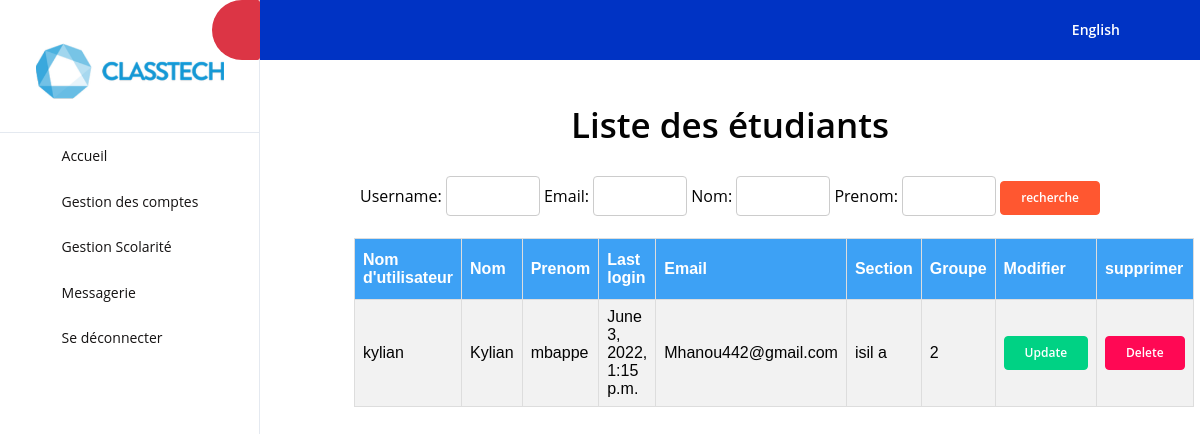
The page /gestionetd/ on the database its author committed.
### gestion/models.py (models this page shows, shortened)
class etudiant(models.Model):
    user=models.OneToOneField(user, on_delete=models.CASCADE)
    section=models.ForeignKey("section", on_delete=models.CASCADE,blank=True)
    groupe=models.IntegerField( validators=[MinValueValidator(1),MaxValueValidator(6)],blank=True)

class user(AbstractUser):
    is_etudiant=models.BooleanField(default=False)
    is_enseignant=models.BooleanField(default=False)
    email=models.EmailField(max_length=254)
    is_email_verified=models.BooleanField(default=False)
    nom=models.CharField(max_length=50)
    prenom=models.CharField(max_length=50)

class section (models.Model):
    nom=models.CharField(max_length=20)
    faculte=models.ForeignKey("faculte", on_delete=models.CASCADE)
    def __str__(self):
        return self.nom

### gestion/views.py (the view)
# urls.py: path('gestionetd/',gestionetd,name='gestionetd'),
def gestionetd(request):
    etd=user.objects.filter(is_etudiant=True)
    etf=etudiant.objects.all()
    myfilter=userfilter(request.GET ,queryset=etd)
    etd=myfilter.qs
    return render(request,'gestion/gestionetd.html',{'etd':etd,'etf':etf,'myfilter':myfilter})

### gestion/templates/gestion/gestionetd.html (shortened to what this page needs)
{% load static %}
<!DOCTYPE html>
<html lang="en">
  <head>
    <link rel="stylesheet" href="{% static 'assets/vendors/mdi/css/materialdesignicons.min.css' %}">
    <link rel="stylesheet" href="{% static 'assets/vendors/flag-icon-css/css/flag-icon.min.css' %}">
    <link rel="stylesheet" href="{% static 'assets/vendors/css/vendor.bundle.base.css' %}">
    <link rel="stylesheet" href="{% static 'assets/vendors/jquery-bar-rating/css-stars.css' %}">
    <link rel="stylesheet" href="{% static 'assets/vendors/font-awesome/css/font-awesome.min.css' %}" >
    <link rel="stylesheet" href="{% static 'assets/css/demo_1/style.css' %}" />
  </head>
  <body>
    <div class="container-scroller">
      <nav class="sidebar sidebar-offcanvas offcanvas-fixed " id="sidebar">
        <ul class="nav">
          <li class="nav-item nav-profile border-bottom">
            <a href={% url 'accueiladmin' %} class="nav-link flex-column">
              <div class="nav-profile-text d-flex ml-0 mb-3 flex-column">
                <br>
                <figure ><img style="width:100%;margin-left:0"src="{% static 'images/logo.PNG'%}" alt="sing up image"></figure>
              </div>
            </a>
          </li>
          <li class="nav-item">
            <a class="nav-link" href={% url 'accueiladmin' %}>
              <i class="mdi mdi-compass-outline menu-icon"></i>
              <span class="menu-title">Accueil</span>
          </li>
          <li class="nav-item">
            <a class="nav-link" data-toggle="collapse" href="#ui-basic" aria-expanded="false" aria-controls="ui-basic">
              <i class="mdi mdi-contacts menu-icon"></i>
              <span class="menu-title">Gestion des comptes</span>
              <i class="menu-arrow"></i>
            </a>
          </li>
          <li class="nav-item">
            <a class="nav-link" data-toggle="collapse" href="#ui-basic" aria-expanded="false" aria-controls="ui-basic">
              <i class="mdi mdi-book-open-variant menu-icon"></i>
              <span class="menu-title">Gestion Scolarité</span>
              <i class="menu-arrow"></i>
            </a>
                </li>
              </ul>
            </div>
          <li class="nav-item">
            <a class="nav-link" href="{%url 'directs' user.username%}" >
              <i class="mdi mdi-email-variant menu-icon"></i>
              <span class="menu-title"> Messagerie</span>
            </a>
          </li>
          <li class="nav-item">
            <a class="nav-link" href="{%url 'logout'%}" >
              <i class="mdi mdi-compass-outline menu-icon"></i>
              <span class="menu-title">Se déconnecter</span>
            </a>
          </li>
        <nav class="navbar default-layout-navbar col-lg-12 col-12 p-0 fixed-top d-flex flex-row">
          <div class="navbar-menu-wrapper d-flex align-items-stretch">
            <button class="navbar-toggler navbar-toggler align-self-center" type="button" data-toggle="minimize">
              <span class="mdi mdi-chevron-double-left"></span>
            </button>
            <ul class="navbar-nav navbar-nav-right">
              <li class="nav-item nav-profile dropdown d-none d-md-block">
                <a class="nav-link dropdown-toggle" id="profileDropdown" href="#" data-toggle="dropdown" aria-expanded="false">
                  <div class="nav-profile-text">English </div>
                </a>
              </li>
              <li class="nav-item nav-logout d-none d-lg-block">
                <li class="nav-item dropdown">
                  <a class="nav-link" id="messageDropdown" href="#" data-toggle="dropdown" aria-expanded="false">
                    <i class="mdi mdi-account-outline"></i>
                  </a>
            </ul>
          </div>
        </nav>
        <div class="main-panel">
          <br><br>
          <center> <h1>Liste des étudiants</h1> </center>
          <br>
          <center><form method="get">
            {{myfilter.form}}
            <button type="submit" class="btn btn-warning">recherche</button>
          </form></center>
          <br>
          <table id="customers">
            <tr>
              <th>Nom d'utilisateur</th>
              <th>Nom</th>
              <th>Prenom</th>
              <th>Last login</th>
              <th>Email</th>
              <th>Section</th>
              <th>Groupe</th>
              <th>Modifier</th>
              <th>supprimer</th>
            </tr>
            {% for item in etf  %}
                <tr>
                  <td> {{item.user.username}} </td>
                  <td> {{item.user.nom}} </td>
                  <td>{{item.user.prenom}} </td>
                  <td>{{item.user.last_login}} </td>
                  <td>{{item.user.email}} </td>
                  <td>{{item.section}} </td>
                  <td>{{item.groupe}} </td>
                  <td> <a href={% url 'update' item.id %} type="button" class="btn btn-success">Update</a></td>
                  <td><a href={% url 'deleteetd' item.id %} type="button" class="btn btn-danger">Delete</a> </td>
                </tr>
            {% endfor %}
          </table>
          <br><br><br><br><br><br><br><br>
     </div>
  </body>
</html>

### gestion/templates/gestion/gestionetd.html (style rules this page uses)
input, select { width: 10%; padding: 8px 8px; margin-left: 5%; display: inline-block; border: 1px solid #ccc; border-radius: 4px; box-sizing: border-box; }
#customers { font-family: Arial, Helvetica, sans-serif; border-collapse: collapse; width: 80%; margin-left:10%; }
#customers td, #customers th { border: 1px solid #ddd; padding: 8px; }
#customers tr:nth-child(even) { background-color: #f2f2f2; }
#customers tr:nth-child(odd) { background-color: #E9EDF1; }
#customers th { padding-top: 12px; padding-bottom: 12px; text-align: left; background-color: #3DA1F5 ; color: white; }

### rows shown on the page
etudiant: user.username "kylian", user.nom "Kylian", user.prenom "mbappe", user.last_login "June 3, 2022, 1:15 p.m.", user.email "Mhanou442@gmail.com", section "isil a", groupe "2"
